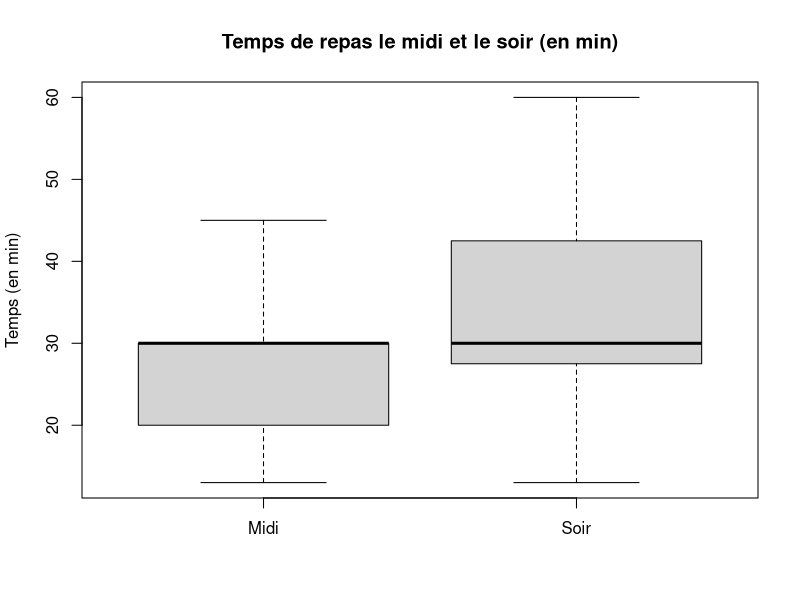
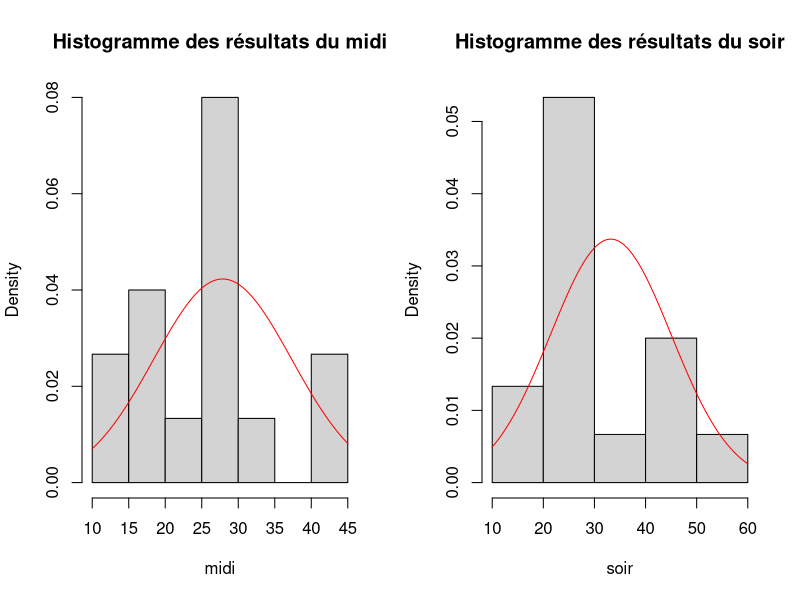
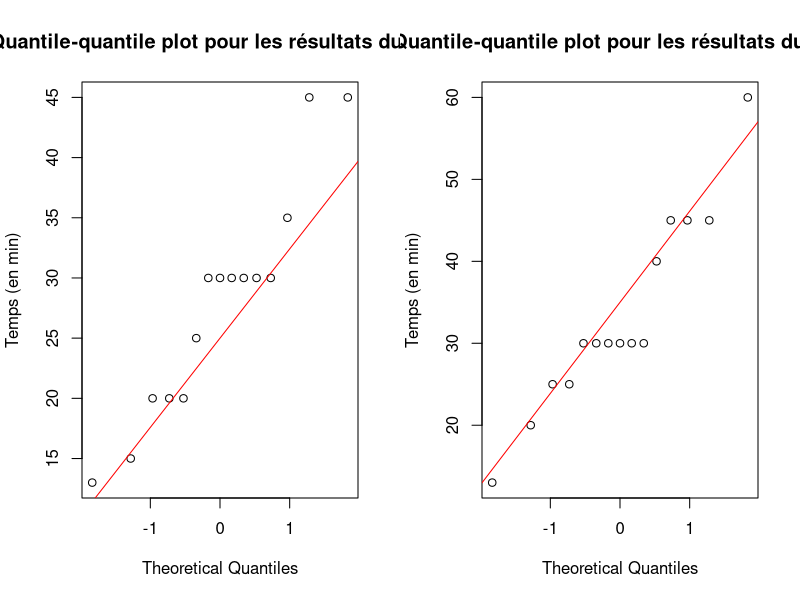

Write R code to recreate these figures, in order.
## ---- chunk 1
setwd("~/GitHub/L2_INFO/STA401/TP/Projet")
res <- read.table('INF3-Collomb-Sullivan.csv', header=TRUE, sep=',')
midi <- res$Midi
soir <- res$Soir
## ---- chunk 2
summary(res)
sd(midi)
sd(soir)
## ---- chunk 3
boxplot(midi,soir, main="Temps de repas le midi et le soir (en min)", ylab="Temps (en min)", names=c("Midi","Soir"))
## ---- chunk 4
par(mfrow=c(1,2))

hist(midi, main = "Histogramme des résultats du midi", probability =  TRUE)
curve(dnorm(x,mean(midi),sd(midi)), add = T, col = "red")

hist(soir, main = "Histogramme des résultats du soir", probability =  TRUE)
curve(dnorm(x,mean(soir),sd(soir)), add = T, col = "red")
## ---- chunk 5
par(mfrow=c(1,2))

qqnorm(midi, main = "Quantile-quantile plot pour les résultats du midi", ylab = "Temps (en min)")
qqline(midi,col="red")

qqnorm(soir, main = "Quantile-quantile plot pour les résultats du soir", ylab = "Temps (en min)")
qqline(soir,col="red")
